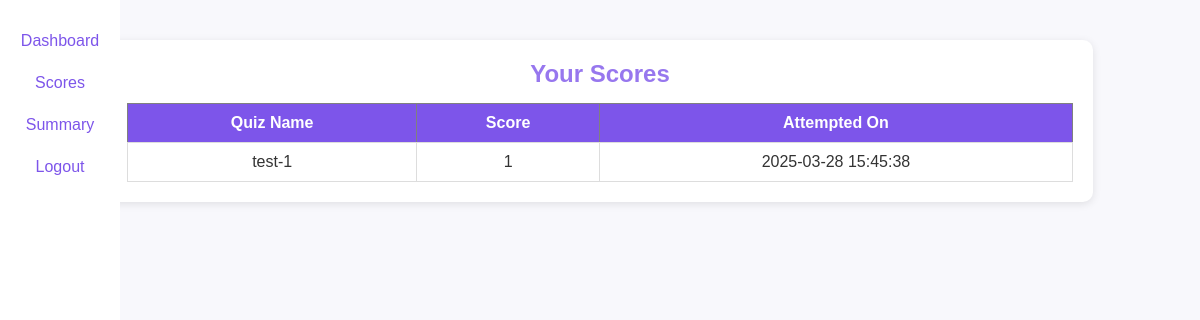
Page /scores (signed in) on the earlier database version.
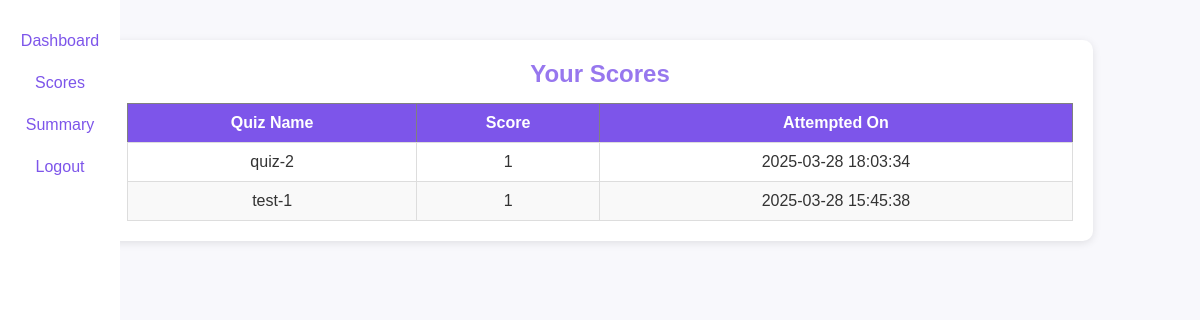
Same page on the later database version.
### tables this page shows
CREATE TABLE SCORES (
        id INTEGER PRIMARY KEY AUTOINCREMENT,
        quiz_id INTEGER NOT NULL,
        user_id INTEGER NOT NULL,
        total_scored INTEGER,
        timestamp DATETIME DEFAULT CURRENT_TIMESTAMP,  
        FOREIGN KEY (quiz_id) REFERENCES QUIZES(id) ON DELETE CASCADE,
        FOREIGN KEY (user_id) REFERENCES USERS(id) ON DELETE CASCADE
    );

CREATE TABLE QUIZES(
    id INTEGER PRIMARY KEY AUTOINCREMENT,
    quiz_name TEXT NOT NULL,
    chapter_id INTEGER NOT NULL,
    date TEXT NOT NULL,
    duration INTEGER NOT NULL,
    FOREIGN KEY(chapter_id) REFERENCES CHAPTERS(id) on DELETE CASCADE ON UPDATE CASCADE
    );

### controllers/user.py (the view)
@user_bp.route('/scores')
def user_scores():
    if 'user_id' not in session:
        return redirect(url_for('auth.login'))
    conn = get_db_connection()
    cursor = conn.cursor()
    cursor.execute('''
        SELECT SCORES.id, QUIZES.quiz_name, SCORES.total_scored, SCORES.timestamp
        FROM SCORES
        JOIN QUIZES ON SCORES.quiz_id = QUIZES.id
        WHERE SCORES.user_id = ?
        ORDER BY SCORES.timestamp DESC
    ''', (session['user_id'],))
    scores = cursor.fetchall()
    conn.close()
    return render_template('user/user_scores.html', scores=scores)

### models/setup_db.py (called while the page is built)
def get_db_connection():
    try:
        conn = sqlite3.connect(DB_PATH)
        conn.execute("PRAGMA foreign_keys = ON;")
        return conn
    except sqlite3.Error as e:
        print(f"❌ Database connection failed: {e}")
        return None

### templates/user/user_scores.html (shortened to what this page needs)
<!DOCTYPE html>
<html lang="en">
<head>
    <link rel="stylesheet" href="{{ url_for('static', filename='user_home.css') }}">
</head>
<body>
    <nav class="nav">
        <div class="nav-left">
            <a href="{{ url_for('user.user_dashboard') }}"><button class="nav-button">Dashboard</button></a>
            <a href="{{ url_for('user.user_scores') }}"><button class="nav-button">Scores</button></a>
            <a href="{{ url_for('user.user_summary') }}"><button class="nav-button">Summary</button></a>
            <a href="{{ url_for('auth.logout') }}"><button class="nav-button">Logout</button></a>
        </div>
    </nav>
    <div class="container">
        <h2>Your Scores</h2>
        <table border="1">
            <thead>
                <tr>
                    <th>Quiz Name</th>
                    <th>Score</th>
                    <th>Attempted On</th>
                </tr>
            </thead>
            <tbody>
                {% for score in scores %}
                <tr>
                    <td>{{ score[1] }}</td>
                    <td>{{ score[2] }}</td>
                    <td>{{ score[3] }}</td>
                </tr>
                {% else %}
                <tr>
                    <td colspan="3">No scores available.</td>
                </tr>
                {% endfor %}
            </tbody>
        </table>
    </div>
</body>
</html>

Differences in the rows shown:
added SCORES: quiz_name "quiz-2", total_scored "1", timestamp "2025-03-28 18:03:34"
